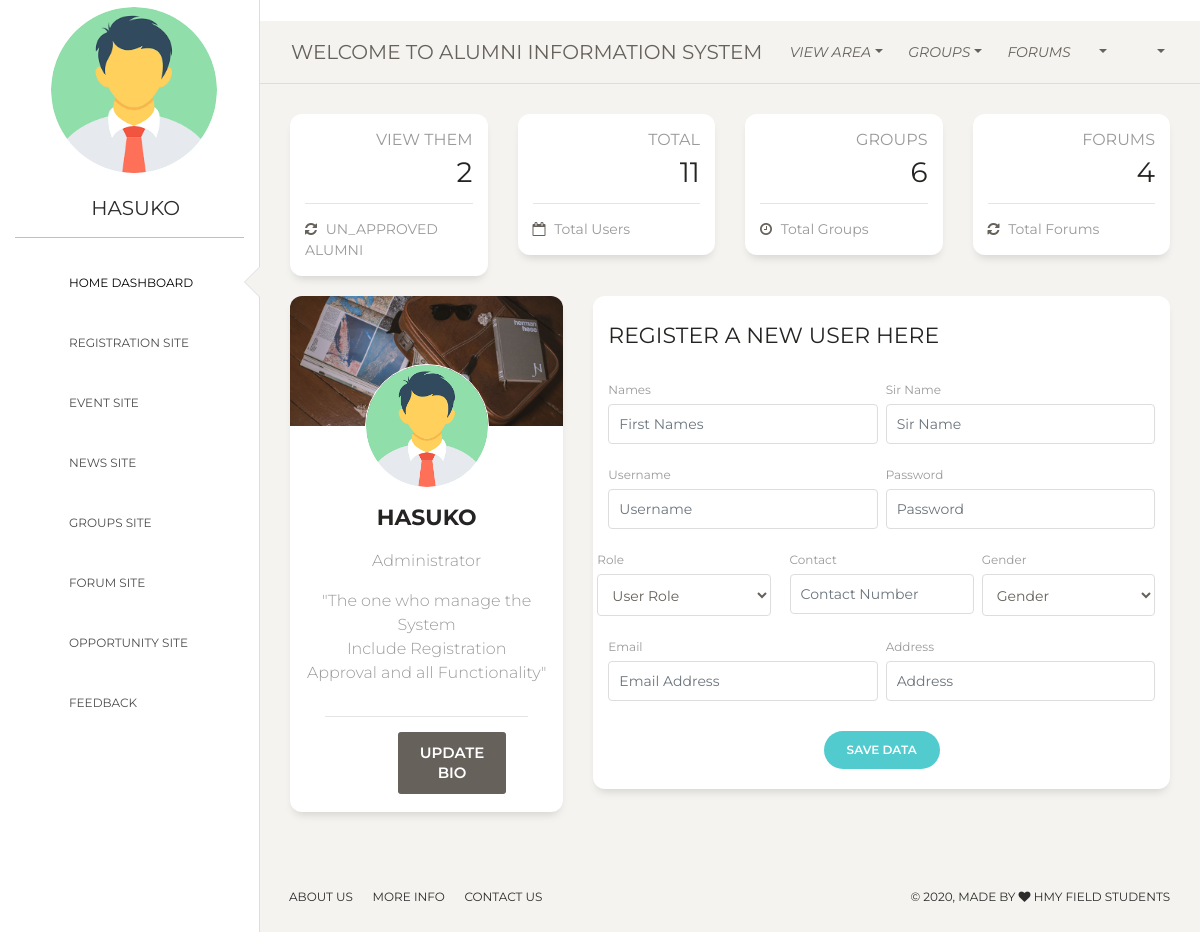
The app's page /HOME_PAGE/examples/admin_registration.php (signed in) with its own data.
### tables this page shows
CREATE TABLE `users` (
  `user_ID` int(11) NOT NULL,
  `f_name` varchar(50) NOT NULL,
  `l_name` varchar(50) NOT NULL,
  `address` varchar(50) NOT NULL,
  `gender` varchar(50) NOT NULL,
  `email` varchar(50) NOT NULL,
  `contact` varchar(50) NOT NULL,
  `user_bio` varchar(100) NOT NULL,
  `approval` varchar(50) NOT NULL DEFAULT 'not-approved'
);

### HOME_PAGE/examples/admin_registration.php (the view, shortened to what this page needs)
<!DOCTYPE html>
<html lang="en">
<head>
  <link href="https://maxcdn.bootstrapcdn.com/font-awesome/latest/css/font-awesome.min.css" rel="stylesheet">
  <link href="../assets/css/bootstrap.min.css" rel="stylesheet" />
  <link href="../assets/css/paper-dashboard.css?v=2.0.1" rel="stylesheet" />
  <link href="../assets/demo/demo.css" rel="stylesheet" />
  <link rel="stylesheet" type="text/css" href="popup/sweetalert2.css">
  <link rel="stylesheet" type="text/css" href="popup/sweetalert2.min.css">
</head>
<body class="">
  <div class="wrapper ">
    <div class="sidebar" data-color="white" data-active-color="danger">
      <div class="logo">
          <div class="logo-image-big">
             <?php
              include("../../profile.php");
            ?>
            <br>
            <label style="margin-left: 80px; font-size: 20px; margin-top: 20px;"><?php echo $_SESSION['username']; ?></label>
          </div>
      </div>
      <?php
      include("left_nav.php");
      ?>
    </div>
    <div class="main-panel">
            <?php
            include("up_bar.php");
            ?>
      <div class="content">
        <?php
        include("up_navbar.php");
        ?>
        <?php
        $x = $_SESSION['username'];
          $query = "SELECT * FROM users,login WHERE login.login_id = users.user_ID AND login.username='$x'";
          $run = $conn->query($query);
          $row = $run->fetch(PDO::FETCH_ASSOC);
          $path = "../../PROFILE/".$row["profile"];
        ?>
      <div class="content">
        <div class="row">
          <div class="col-md-4">
            <div class="card card-user">
              <div class="image">
                <img src="../assets/img/damir-bosnjak.jpg" alt="...">
              </div>
              <?php
                  $role = $_SESSION['user_role'];
                  if($role=="ADMIN")
                    { ?>
              <div class="card-body">
                <div class="author">
                    <img class="avatar border-gray" src="<?php echo $path; ?>" alt="...">
                    <h5 class="title"><?php echo $row["username"];?></h5>
                  <p class="description">
                    Administrator
                  </p>
                </div>
                <p class="description text-center">
                  "The one who manage the System <br>
                  Include Registration <br>
                  Approval and all Functionality"
                </p>
              </div>
              <?php
            } ?>
              <div class="card-footer">
                <hr>
               <div class="button-container">
                  <div class="row">
                    <div class="col-lg-3 col-md-6 col-6 ml-auto">
                    </div>
                    <div class="col-lg-4 col-md-6 col-6 ml-auto mr-auto">
                      <h5><?php include("update_bio_popup.php");?></h5>
                    </div>
                    <div class="col-lg-3 mr-auto">
                    </div>
                  </div>
                </div>
              </div>
            </div>
          </div>
          <?php
          $update = false;
            $first   ='';
            $last   ='';
            $username   ='';
             $contact   ='';
             $address   ='';
             $email   ='';
            ?>
          <div class="col-md-8">
            <div class="card card-user">
              <div class="card-header">
                <h5 class="card-title">REGISTER A NEW USER HERE</h5>
              </div>
              <div class="card-body">
                <form method="POST" action="../../process.php">
                  <div class="row">
                    <div class="col-md-6 pr-1">
                      <div class="form-group">
                        <label>Names</label>
                        <input type="text" class="form-control" placeholder="First Names" value="<?php echo $first; ?>" name="first" required="required">
                      </div>
                    </div>
                    <div class="col-md-6 pl-1">
                      <div class="form-group">
                        <label>Sir Name</label>
                        <input type="text" class="form-control" placeholder="Sir Name" name="last" value="<?php echo $last; ?>" required="required">
                      </div>
                    </div>
                  </div>
                  <div class="row">
                    <div class="col-md-6 pr-1">
                      <div class="form-group">
                        <label>Username</label>
                        <input type="text" class="form-control" placeholder="Username" value="<?php echo $username; ?>" name="username" required="required">
                      </div>
                    </div>
                    <?php
                    if ($update == true)
                      { ?>
                    <div class="col-md-6 pl-1">
                      <div class="form-group">
                        <label>Password</label>
                        <input type="password" disabled="selected" class="form-control" placeholder="Password" name="password" value="" required="required">
                      </div>
                    </div>
                  <?php }else{ ?>
                    <div class="col-md-6 pl-1">
                      <div class="form-group">
                        <label>Password</label>
                        <input type="password" class="form-control" placeholder="Password" name="password" value="" required="required">
                      </div>
                    </div>
                  <?php } ?>
                  </div>
                  <div class="row">
                     <div class="col-md-4 pl-1">
                      <div class="form-group">
                        <label>Role</label>
                    <select name="role" class="form-control" required="required">
                      <option value="" disabled selected>User Role</option>
                    </select>
                      </div>
                    </div>
                    <div class="col-md-4 px-1">
                      <div class="form-group">
                        <label>Contact</label>
                        <input type="text" class="form-control" placeholder="Contact Number" name="phone" value="<?php echo $contact;?>" required="required">
                      </div>
                    </div>
                    <div class="col-md-4 pl-1">
                      <div class="form-group">
                        <label>Gender</label>
                    <select name="gender" class="form-control" required="required">
                      <option value="" disabled selected>Gender</option>
                    </select>
                      </div>
                    </div>
                  </div>
                 <div class="row">
                    <div class="col-md-6 pr-1">
                      <div class="form-group">
                        <label>Email</label>
                        <input type="text" class="form-control" placeholder="Email Address" value="<?php echo $email;?>" name="email" required="required">
                      </div>
                    </div>
                    <div class="col-md-6 pl-1">
                      <div class="form-group">
                        <label>Address</label>
                        <input type="text" class="form-control" placeholder="Address" name="address" value="<?php echo $address;?>" required="required">
                      </div>
                    </div>
                  </div>
                  <?php
                  if($update == true)
                    { ?>
                  <div class="row">
                    <div class="update ml-auto mr-auto">
                      <button type="submit" class="btn btn-primary btn-round" name="submit">Update Data</button>
                    </div>
                  </div>
                <?php  }else{ ?>
                  <div class="row">
                    <div class="update ml-auto mr-auto">
                      <button type="submit" class="btn btn-primary btn-round" name="save">Save Data</button>
                    </div>
                  </div>
                <?php } ?>
                </form>
              </div>
            </div>
          </div>
        </div>
      </div>
      </div>
      <footer class="footer footer-black  footer-white ">
        <div class="container-fluid">
          <div class="row">
            <nav class="footer-nav">
              <ul>
                <li><a target="_blank">About Us</a></li>
                <li><a target="_blank">More Info</a></li>
                <li><a target="_blank">Contact Us</a></li>
              </ul>
            </nav>
            <div class="credits ml-auto">
              <span class="copyright">
                © , MADE BY  <i class="fa fa-heart heart"></i> HMY FIELD STUDENTS
              </span>
            </div>
          </div>
        </div>
      </footer>
    </div>
  </div>
</body>
</html>

### profile.php (shortened to what this page needs)
<?php
include("connection.php");
$query = "SELECT profile FROM login WHERE login.username = :pro";
$run = $conn->prepare($query);
$run->bindParam(":pro",$para);
$execute = $run->execute();
$fetch = $run->fetch(PDO::FETCH_ASSOC);
$path = "../../PROFILE/".$fetch["profile"];
?>
<img style="width: 70%; height: 20%; border-radius: 150px; margin-left: 40px;" src="<?php echo $path;?>">

### records on screen
users: user_ID.profile (picture), user_ID.username "HASUKO"

### other values on screen
$_SESSION['username'] "HASUKO"
$num "2"
$aa "11"
$q2 "6"
$xx "4"
